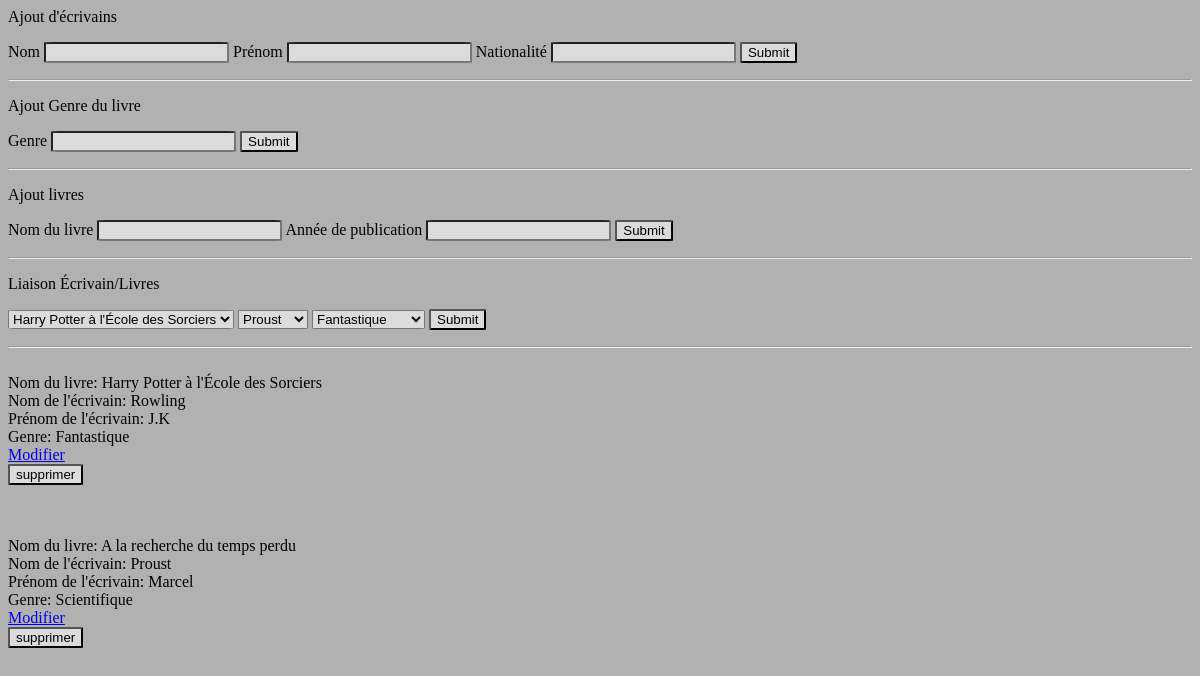
The app's page /ajout.php, older data.
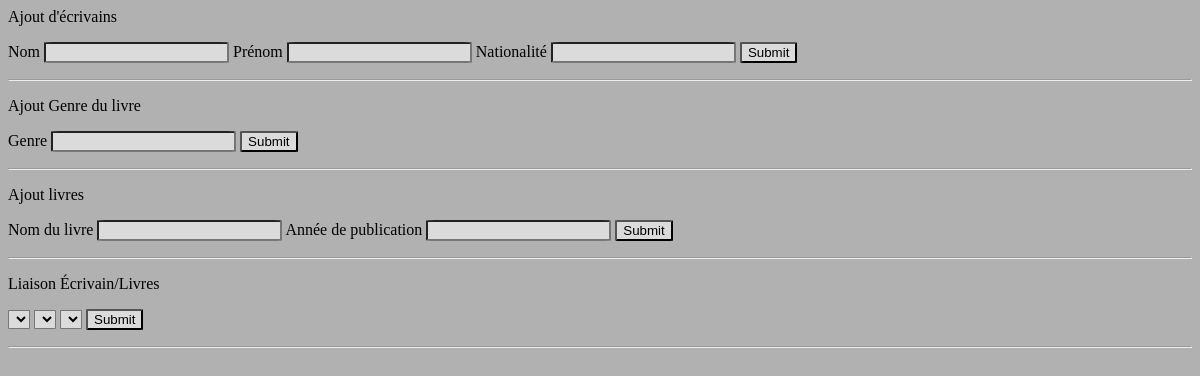
The same page, newer data.
### tables this page shows
CREATE TABLE `livres` (
  `idLivres` int(11) NOT NULL,
  `nomLivres` varchar(255) DEFAULT NULL,
  `annee` int(11) NOT NULL,
  `dispoLivres` tinyint(1) DEFAULT NULL
);

CREATE TABLE `ecrivains` (
  `id_ecrivains` int(11) NOT NULL,
  `nomEcrivains` varchar(255) DEFAULT NULL,
  `prenomEcrivains` varchar(255) DEFAULT NULL,
  `nationalitéEcrivains` varchar(255) DEFAULT NULL
);

CREATE TABLE `genres` (
  `id_genres` int(11) NOT NULL,
  `nomGenres` varchar(255) DEFAULT NULL
);

### ajout.php (the view, shortened to what this page needs)
<?php
    $host = 'localhost';
    $dbname = 'exercicebibliotheque';
    $user = 'root';
    $password = '';
    try {
    $pdo = new PDO("mysql:host=$host;dbname=$dbname;charset=utf8", $user, $password);
    $pdo->setAttribute(PDO::ATTR_ERRMODE, PDO::ERRMODE_EXCEPTION);
    } catch (PDOException $e) {
        echo "Erreur de connexion : " . $e->getMessage();
    }
?>
<!DOCTYPE html>
<html lang="en">
    <head>
        <link rel="stylesheet" href="style.css">
    </head>
    <body>
        <p>Ajout d'écrivains</p>
        <form method='POST'>
            <label for="">Nom</label>
            <input type="text" name="NomEcrivain">
            <label for="">Prénom</label>
            <input type="text" name="PrenomEcrivain">
            <label for="">Nationalité</label>
            <input type="text" name="NationalitéEcrivain">
            <input type="submit" name="ecrivainSubmit">
        </form>
        <hr>
        <p>Ajout Genre du livre</p>
        <form method="POST">
            <label for="">Genre</label>
            <input type="text" name="livreGenre">
            <input type="submit" name="GenreSubmit">
        </form>
        <hr>
        <form method="POST">
            <p>Ajout livres</p>
            <label for="">Nom du livre</label>
            <input type="text" name="NomLivre">
            <label for="">Année de publication</label>
            <input type="text" name="anneeLivre">
            <input type="submit" name="livreSubmit">
        </form>
        <hr>
        <p>Liaison Écrivain/Livres</p>
        <form method="POST">
            <select name="Livres">
                <?php
                $sqlLivres = "SELECT * FROM livres";
                $stmtLivres = $pdo->prepare($sqlLivres);
                $stmtLivres->execute([]);
                foreach ($stmtLivres as $key => $value) {
                    echo "<option value=\"$value[idLivres]\">$value[nomLivres]</option>";
                }
                ?>
            </select>
            <select name="Ecrivains">
                <?php
                $sqlLivres = "SELECT * FROM ecrivains";
                $stmtLivres = $pdo->prepare($sqlLivres);
                $stmtLivres->execute([]);
                foreach ($stmtLivres as $key => $value) {
                    echo "<option value=\"$value[id_ecrivains]\">$value[nomEcrivains]</option>";
                }
                ?>
            </select>
            <select name="Genre">
                <?php
                $sqlLivres = "SELECT * FROM genres";
                $stmtLivres = $pdo->prepare($sqlLivres);
                $stmtLivres->execute([]);
                foreach ($stmtLivres as $key => $value) {
                    echo "<option value=\"$value[id_genres]\">$value[nomGenres]</option>";
                }
                ?>
            </select>
            <input type="submit" name="submitLink">
        </form>
        <hr>
        <?php
            $sqlAll = "SELECT livres.idLivres, nomLivres as 'Nom du livre', nomEcrivains as 'Nom de l\'écrivain', prenomEcrivains as 'Prénom de l\'écrivain', nomGenres as 'Genre' FROM `livres`
                INNER JOIN appartient ON livres.idLivres = appartient.id_livres
                INNER JOIN genres ON appartient.id_genres = genres.id_genres
                INNER JOIN ecrire ON livres.idLivres = ecrire.idLivres
                INNER JOIN ecrivains ON ecrire.id_ecrivains = ecrivains.id_ecrivains";
            $stmtAll = $pdo->prepare($sqlAll);
            $stmtAll->execute();
            $resultsAll = $stmtAll->fetchAll(PDO::FETCH_ASSOC);
            foreach ($resultsAll as $key=>$value){
                $idASupprimer = $value['idLivres'];
                echo "<form method='POST'>";
                echo "<input type=\"hidden\" name=\"idDelete\" value='$idASupprimer'><br>";
                foreach($value as $key2=>$value2){
                    if ($key2 !== "idLivres"){
                        echo $key2.": ".$value2;
                        echo '<br>';
                    }
                }
                echo '<a href="ajout.php?id=' . $idASupprimer . '">Modifier</a><br>';
                echo "<input type=\"submit\" name=\"submitDelete\" value=\"supprimer\"><br>";
                echo "</form>";
                echo '<br>';
            }
        ?>
    </body>
</html>

### style.css (style rules this page uses)
:root { background-color: rgb(177, 177, 177); }
input, select { border-radius: 5%; background: rgba(230, 230, 230, 0.801); }

Row changes from the older to the newer data that the page shows:
removed livres: key2 "Nom du livre", nomLivres "Harry Potter à l'École des Sorciers", key2 "Nom de l'écrivain", ecrivains.nomEcrivains "Rowling", key2 "Prénom de l'écrivain", ecrivains.prenomEcrivains "J.K", key2 "Genre", genres.nomGenres "Fantastique"
removed livres: key2 "Nom du livre", nomLivres "A la recherche du temps perdu", key2 "Nom de l'écrivain", ecrivains.nomEcrivains "Proust", key2 "Prénom de l'écrivain", ecrivains.prenomEcrivains "Marcel", key2 "Genre", genres.nomGenres "Scientifique"
Text that changed along with them:
form field Livres: "Harry Potter à l'École des Sorciers" → (not shown)
form field Ecrivains: "Proust" → (not shown)
form field Genre: "Fantastique" → (not shown)
